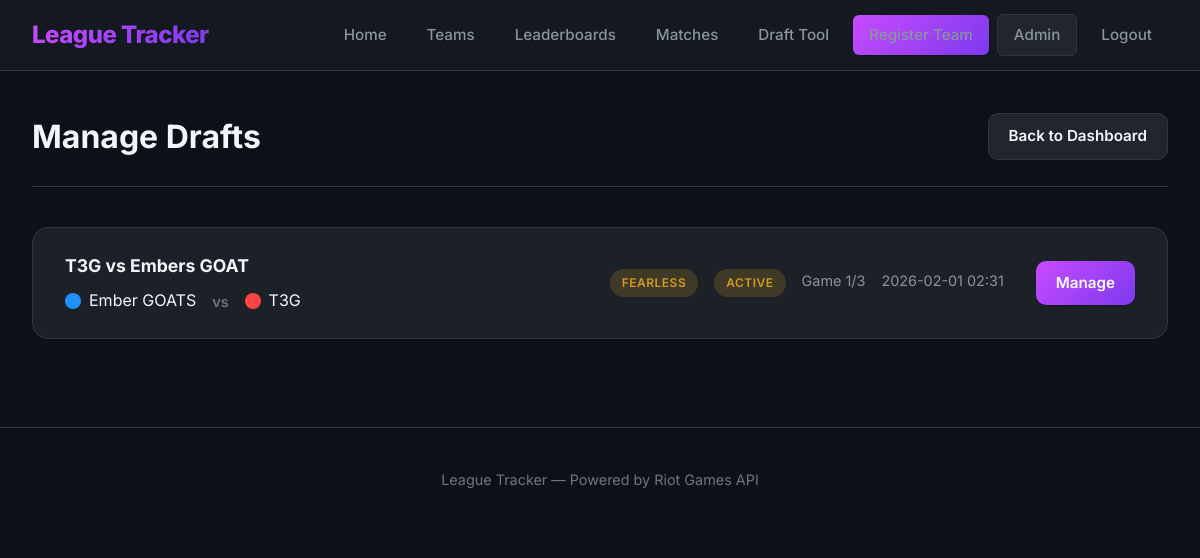
/admin/drafts (signed in), run on the app's committed database.
### league_tracker/src/database/__init__.py (models this page shows, shortened)
class DraftSession(db.Model):
    __tablename__ = 'draft_sessions'
    id = db.Column(db.Integer, primary_key=True)
    name = db.Column(db.String(100), nullable=False)
    draft_mode = db.Column(db.String(20), nullable=False)  # 'normal', 'fearless', 'ironman'
    team_blue_id = db.Column(db.Integer, db.ForeignKey('teams.id'), nullable=False)
    team_red_id = db.Column(db.Integer, db.ForeignKey('teams.id'), nullable=False)
    bans_per_team = db.Column(db.Integer, default=5)
    picks_per_team = db.Column(db.Integer, default=5)
    is_active = db.Column(db.Boolean, default=True)
    current_game_number = db.Column(db.Integer, default=1)
    current_phase = db.Column(db.String(20), default='bans')  # 'bans', 'picks'
    current_team_turn = db.Column(db.String(20), default='blue')  # 'blue', 'red'
    step_number = db.Column(db.Integer, default=1)  # Current step in draft
    timer_started_at = db.Column(db.DateTime, nullable=True)  # When current timer started
    timer_duration = db.Column(db.Integer, default=30)  # Timer duration in seconds
    blue_captain_id = db.Column(db.Integer, db.ForeignKey('players.id'), nullable=True)
    red_captain_id = db.Column(db.Integer, db.ForeignKey('players.id'), nullable=True)
    created_at = db.Column(db.DateTime, default=db.func.current_timestamp())
    completed_at = db.Column(db.DateTime, nullable=True)
    team_blue = db.relationship('Team', foreign_keys=[team_blue_id])
    team_red = db.relationship('Team', foreign_keys=[team_red_id])
    blue_captain = db.relationship('Player', foreign_keys=[blue_captain_id])
    red_captain = db.relationship('Player', foreign_keys=[red_captain_id])
    games = db.relationship('DraftGame', backref='session', lazy='dynamic', order_by='DraftGame.game_number')

class Team(db.Model):
    __tablename__ = 'teams'
    id = db.Column(db.Integer, primary_key=True)
    name = db.Column(db.String(100), nullable=False, unique=True)
    created_at = db.Column(db.DateTime, default=db.func.current_timestamp())

### league_tracker/app.py (the view)
    @app.route('/admin/drafts')
    @admin_required
    def admin_drafts():
        sessions = DraftSession.query.order_by(DraftSession.created_at.desc()).all()
        return render_template('admin_drafts.html', sessions=sessions)

### league_tracker/app.py (called while the page is built)
def admin_required(f):
    @wraps(f)
    def decorated_function(*args, **kwargs):
        if not session.get('admin_id'):
            flash('Please log in to access this page.', 'error')
            return redirect(url_for('admin_login'))
        return f(*args, **kwargs)
    return decorated_function

### league_tracker/templates/admin_drafts.html (shortened to what this page needs)
{% extends "base.html" %}
{% block content %}
<div class="page-header">
    <h1>Manage Drafts</h1>
    <a href="{{ url_for('admin_dashboard') }}" class="btn btn-secondary">Back to Dashboard</a>
</div>
{% if sessions %}
    <div class="sessions-list">
        {% for session in sessions %}
            <div class="session-card">
                <div class="session-info">
                    <h3>{{ session.name }}</h3>
                    <div class="session-teams">
                        <span class="team">
                            <span class="team-color blue"></span>
                            {{ session.team_blue.name if session.team_blue else 'Unknown' }}
                        </span>
                        <span class="vs">vs</span>
                        <span class="team">
                            <span class="team-color red"></span>
                            {{ session.team_red.name if session.team_red else 'Unknown' }}
                        </span>
                    </div>
                </div>
                <div class="session-meta">
                    <span class="badge badge-{{ session.draft_mode }}">{{ session.draft_mode|capitalize }}</span>
                    <span class="badge {% if session.is_active %}badge-in-progress{% else %}badge-completed{% endif %}">
                        {{ 'Active' if session.is_active else 'Completed' }}
                    </span>
                    <span>Game {{ session.current_game_number }}/3</span>
                    <span>{{ session.created_at.strftime('%Y-%m-%d %H:%M') }}</span>
                </div>
                <div class="session-actions">
                    <a href="{{ url_for('admin_draft_detail', session_id=session.id) }}" class="btn btn-primary">Manage</a>
                </div>
            </div>
        {% endfor %}
    </div>
{% else %}
    <div class="empty-state">
        <h2>No Draft Sessions</h2>
        <p>There are no draft sessions yet. Create one from the draft tool.</p>
        <a href="{{ url_for('draft_create') }}" class="btn btn-primary">Create Draft</a>
    </div>
{% endif %}
{% endblock %}

### league_tracker/static/style.css (style rules this page uses)
* { margin: 0; padding: 0; box-sizing: border-box; }
:root { --bg-primary: #0d1117; --bg-secondary: #161b22; --bg-tertiary: #21262d; --bg-card: #1c2128; --border-color: #30363d; --text-primary: #f0f6fc; --text-secondary: #8b949e; --text-muted: #6e7681; --accent-primary: #c84bff; --accent-secondary: #7c3aed; --accent-gradient: linear-gradient(135deg, #c84bff 0%, #7c3aed 100%); --success: #3fb950; --warning: #d29922; --error: #f85149; --font-main: 'Inter', -apple-system, BlinkMacSystemFont, sans-serif; --font-mono: 'JetBrains Mono', monospace; --shadow-sm: 0 1px 2px rgba(0, 0, 0, 0.3); --shadow-md: 0 4px 12px rgba(0, 0, 0, 0.4); --shadow-lg: 0 8px 24px rgba(0, 0, 0, 0.5); --shadow-glow: 0 0 20px rgba(200, 75, 255, 0.3); --transition-fast: 0.15s ease; --transition-normal: 0.3s ease; --radius-sm: 6px; --radius-md: 10px; --radius-lg: 16px; --radius-xl: 24px; }
body { font-family: var(--font-main); background-color: var(--bg-primary); color: var(--text-primary); line-height: 1.6; min-height: 100vh; }
a { color: var(--accent-primary); text-decoration: none; transition: color var(--transition-fast); }
.btn { display: inline-flex; align-items: center; justify-content: center; gap: 0.5rem; padding: 0.625rem 1.25rem; border-radius: var(--radius-md); font-weight: 600; font-size: 0.95rem; cursor: pointer; border: none; text-decoration: none; transition: all var(--transition-fast); font-family: var(--font-main); }
.btn-primary { background: var(--accent-gradient); color: white; box-shadow: var(--shadow-sm), 0 0 0 0 rgba(200, 75, 255, 0); }
.btn-secondary { background-color: var(--bg-tertiary); color: var(--text-primary); border: 1px solid var(--border-color); }
.page-header { display: flex; justify-content: space-between; align-items: center; margin-bottom: 2.5rem; padding-bottom: 1.5rem; border-bottom: 1px solid var(--border-color); }
.page-header h1 { margin: 0; border: none; padding: 0; font-size: 2rem; font-weight: 700; }
.page-header h1::before { display: none; }
.sessions-list { display: flex; flex-direction: column; gap: 1rem; }
.session-card { background: var(--bg-card); padding: 1.5rem 2rem; border-radius: var(--radius-lg); border: 1px solid var(--border-color); display: flex; align-items: center; gap: 2rem; transition: all var(--transition-normal); }
.session-info { flex: 1; }
.session-info h3 { font-size: 1.1rem; margin-bottom: 0.5rem; }
.session-teams { display: flex; align-items: center; gap: 1rem; }
.session-teams .team { display: flex; align-items: center; gap: 0.5rem; }
.session-teams .team-color { width: 16px; height: 16px; border-radius: 50%; }
.session-teams .team-color.blue { background: #1e90ff; }
.session-teams .team-color.red { background: #ff4444; }
.session-teams .vs { color: var(--text-muted); font-weight: 600; font-size: 0.9rem; }
.session-meta { display: flex; gap: 1rem; color: var(--text-secondary); font-size: 0.9rem; }
.team-color { width: 20px; height: 20px; border-radius: 50%; }
.team-color.blue { background: #1e90ff; }
.team-color.red { background: #ff4444; }
.badge { display: inline-block; padding: 0.25rem 0.75rem; border-radius: 50px; font-size: 0.75rem; font-weight: 600; text-transform: uppercase; letter-spacing: 0.5px; }
.badge-fearless { background: rgba(210, 153, 34, 0.2); color: var(--warning); }
.badge-in-progress { background: rgba(210, 153, 34, 0.2); color: var(--warning); }

### data on the page
DraftSession: name "T3G vs Embers GOAT", team_blue "Ember GOATS", team_red "T3G", draft_mode "FEARLESS", is_active "ACTIVE", current_game_number "1", created_at "2026-02-01 02:31"
